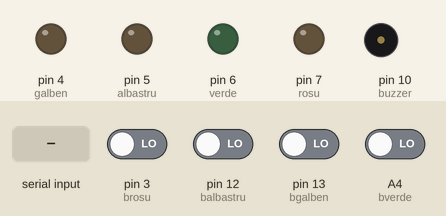
A sketch run on a simulated Arduino Uno, built with avr-gcc and run on an emulated ATmega328P. Parts: output pins drawn as LEDs (lit = HIGH), buzzer (waves = sounding). The test bench sets the inputs (shaded band); at power-on: A4 (bverde), pin 3 (brosu), pin 12 (balbastru), pin 13 (bgalben) LOW. Pins used as bus, display or sensor lines are not drawn.

Above: at 1.2 s.
1.3 s: "fals" received over Serial
At 2.6 s:
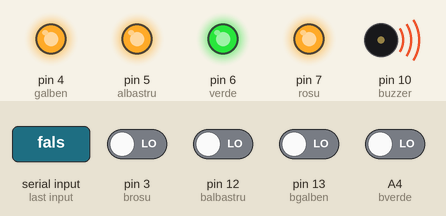
4.3 s: "adevarat" received over Serial
At 6.2 s:
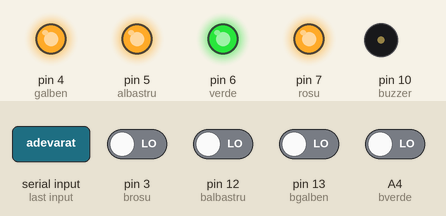
7.3 s: "rosu" received over Serial
At 7.41 s:
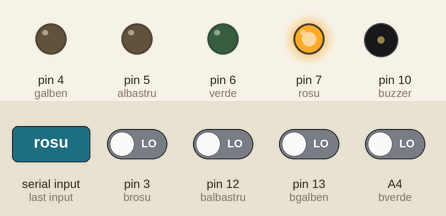
9.0 s: "verde" received over Serial
At 9.11 s:
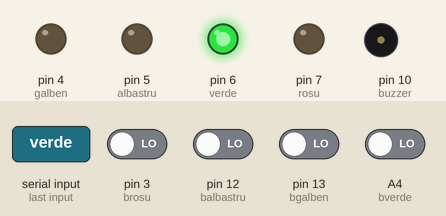
10.7 s: "galben" received over Serial
At 10.81 s:
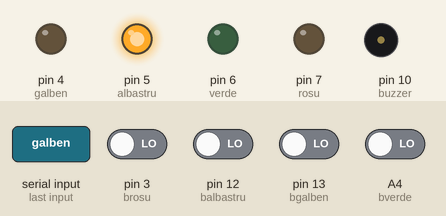
Timing chart, 0 to 13.7 s (numbered marks = the images above; inputs shaded):
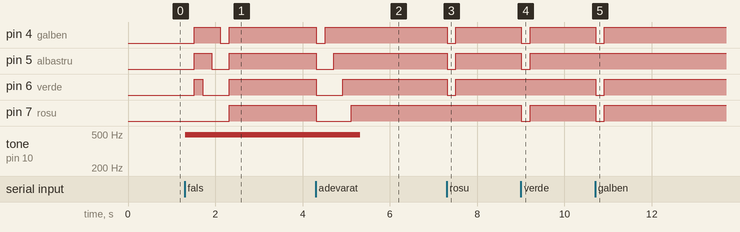

The sketch:

sketch_dec09a.ino
```cpp
#include <SoftwareSerial.h>

/* Serial Software pentru conexiunea prin modulul Bluetooth*/
SoftwareSerial Bluetooth(9, 8);

/* Buzzer pentru sunetele prezente in joc */
const int buzzer = 10;

/* Led-urile colorate */
const int rosu = 7;
const int verde = 6;
const int albastru = 5;
const int galben = 4;

/* Butoanele asociate culorilor*/
const int brosu = 3;
const int bverde = A4;
const int balbastru = 12;
const int bgalben = 13;

/* Valoare ultimului buton apasat astfel incat butoanele sa transmita culorile singular pe Serial */
String oldval = "";

void setup() {
  Serial.begin(9600);
  Serial.setTimeout(10);
  Bluetooth.begin(9600);
  Bluetooth.setTimeout(10);
  pinMode(buzzer, OUTPUT);
  noTone(buzzer);
  pinMode(rosu, OUTPUT);
  pinMode(verde, OUTPUT);
  pinMode(albastru, OUTPUT);
  pinMode(galben, OUTPUT);
  pinMode(brosu, INPUT);
  pinMode(bverde, INPUT);
  pinMode(balbastru, INPUT);
  pinMode(bgalben, INPUT);
}

void loop() {
  if (Bluetooth.available())
  {
    /* Se citeste culoarea trimisa de pe controller-ul bluetooth si se trimite pe Serial spre Processing*/
    String msg = Bluetooth.readString();
    Serial.println(msg);
  }

  /* Secventa de ferificare a butonului apasat si transmiterea acestuia spre Processing*/
  if (digitalRead(bgalben) == HIGH)
  {
    if (oldval != "galben")
    {
      Serial.println("galben");
      oldval = "galben";
    }
  }

  if (digitalRead(balbastru) == HIGH)
  {
    if (oldval != "albastru")
    {
      Serial.println("albastru");
      oldval = "albastru";
    }
  }

  if (digitalRead(bverde) == HIGH)
  {
    if (oldval != "verde")
    {
      Serial.println("verde");
      oldval = "verde";
    }
  }

  if (digitalRead(brosu) == HIGH)
  {
    if (oldval != "rosu")
    {
      Serial.println("rosu");
      oldval = "rosu";
    }
  }

  /* Secventa de primire de informatie de la Processing*/
  if (Serial.available())
  {
    String msg = Serial.readString();
    if (msg == "fals")
    {
      /* User-ul a introdus mai putin de 3 culori corecte */
      analogWrite(buzzer, 250);
      delay(100);
      analogWrite(buzzer, 50);
      delay(100);
      noTone(buzzer);
      digitalWrite(rosu, LOW);
      digitalWrite(verde, HIGH);
      digitalWrite(albastru, HIGH);
      digitalWrite(galben, HIGH);
      delay(200);
      digitalWrite(rosu, LOW);
      digitalWrite(verde, LOW);
      digitalWrite(albastru, HIGH);
      digitalWrite(galben, HIGH);
      delay(200);
      digitalWrite(rosu, LOW);
      digitalWrite(verde, LOW);
      digitalWrite(albastru, LOW);
      digitalWrite(galben, HIGH);
      delay(200);
      digitalWrite(rosu, LOW);
      digitalWrite(verde, LOW);
      digitalWrite(albastru, LOW);
      digitalWrite(galben, LOW);
      delay(200);
      digitalWrite(rosu, HIGH);
      digitalWrite(verde, HIGH);
      digitalWrite(albastru, HIGH);
      digitalWrite(galben, HIGH);
    }
    else if (msg == "adevarat")
    {
      /* User-ul a introdus o secventa de mai mult de 2 culori corecte*/
      digitalWrite(rosu, LOW);
      digitalWrite(verde, LOW);
      digitalWrite(albastru, LOW);
      digitalWrite(galben, LOW);
      delay(200);
      digitalWrite(rosu, LOW);
      digitalWrite(verde, LOW);
      digitalWrite(albastru, LOW);
      digitalWrite(galben, HIGH);
      delay(200);
      digitalWrite(rosu, LOW);
      digitalWrite(verde, LOW);
      digitalWrite(albastru, HIGH);
      digitalWrite(galben, HIGH);
      delay(200);
      digitalWrite(rosu, LOW);
      digitalWrite(verde, HIGH);
      digitalWrite(albastru, HIGH);
      digitalWrite(galben, HIGH);
      delay(200);
      digitalWrite(rosu, HIGH);
      digitalWrite(verde, HIGH);
      digitalWrite(albastru, HIGH);
      digitalWrite(galben, HIGH);
      delay(200);
      analogWrite(buzzer, 350);
      delay(200);
      analogWrite(buzzer, 650);
      delay(400);
      noTone(buzzer);
    }
    else if (msg == "getReady")
    {
      /* Alerta pentru pregatirea player-ului pentru succesiunea de culori ce va urma */
      digitalWrite(rosu, HIGH);
      digitalWrite(verde, HIGH);
      digitalWrite(albastru, HIGH);
      digitalWrite(galben, HIGH);
      analogWrite(buzzer, 100);
      delay(200);
      analogWrite(buzzer, 600);
      delay(200);
      noTone(buzzer);
      delay(200);
      analogWrite(buzzer, 100);
      delay(200);
      analogWrite(buzzer, 600);
      delay(200);
      noTone(buzzer);
    }
    else if ((msg == "rosu") || (msg == "verde") || (msg = "albastru") || (msg == "galben"))
    {
      /* Secventa pentru aprinderea led-ului de culoare potrivita pe telecomanda */
      if (msg == "rosu")
      {
        digitalWrite(rosu, HIGH);
        digitalWrite(verde, LOW);
        digitalWrite(albastru, LOW);
        digitalWrite(galben, LOW);
      }
      if (msg == "verde")
      {
        digitalWrite(rosu, LOW);
        digitalWrite(verde, HIGH);
        digitalWrite(albastru, LOW);
        digitalWrite(galben, LOW);
      }
      if (msg == "albastru")
      {
        digitalWrite(rosu, LOW);
        digitalWrite(verde, LOW);
        digitalWrite(albastru, HIGH);
        digitalWrite(galben, LOW);
      }
      if (msg == "galben")
      {
        digitalWrite(rosu, LOW);
        digitalWrite(verde, LOW);
        digitalWrite(albastru, LOW);
        digitalWrite(galben, HIGH);
      }
      analogWrite(buzzer, 600);
      delay(200);
      digitalWrite(rosu, HIGH);
      digitalWrite(verde, HIGH);
      digitalWrite(albastru, HIGH);
      digitalWrite(galben, HIGH);
      noTone(buzzer);
    }
  }
}

void noTone(int buzzer)
{
  /* Buzzer-ul este activ pe LOW, asa ca am suprascris functia noTone */
  digitalWrite(buzzer, HIGH);
}
```

Measured:
- after the input at 1.3 s, pin 4 (galben): LOW → HIGH after 0.21 s, → LOW 0.60 s later, → HIGH 0.20 s later; pin 5 (albastru): LOW → HIGH after 0.21 s, → LOW 0.40 s later, → HIGH 0.40 s later
- after the input at 4.3 s, pin 4 (galben): HIGH → LOW at once, → HIGH 0.20 s later; pin 5 (albastru): HIGH → LOW at once, → HIGH 0.40 s later; pin 6 (verde): HIGH → LOW at once, → HIGH 0.60 s later; pin 7 (rosu): HIGH → LOW at once, → HIGH 0.80 s later; tone on pin 10 (buzzer): 490 Hz → silent after 1.0 s
- after the input at 7.3 s, pin 4 (galben), pin 5 (albastru), pin 6 (verde): HIGH → LOW at once, → HIGH 0.20 s later
- after the input at 9.0 s, pin 4 (galben), pin 5 (albastru), pin 7 (rosu): HIGH → LOW at once, → HIGH 0.20 s later
- after the input at 10.7 s, pin 4 (galben), pin 6 (verde), pin 7 (rosu): HIGH → LOW at once, → HIGH 0.20 s later
